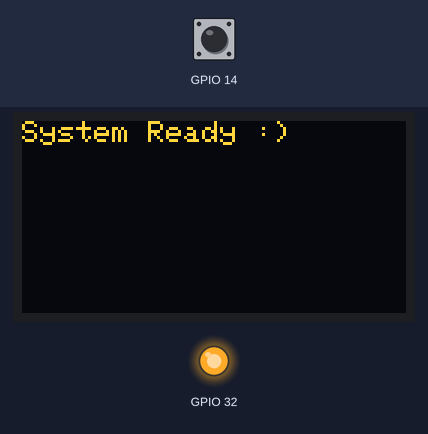
The sketch below on a simulated ESP32. Shown: 128×64 one-colour display, output pins drawn as LEDs (lit = HIGH). Inputs (shaded band) come from the test bench; at power-on: GPIO 14 HIGH. The OLED is the two-colour kind (top 16 rows yellow).

Above: at 1.2 s.
1.3 s: GPIO 14 pulled LOW for 0.15 s
At 1.9 s:
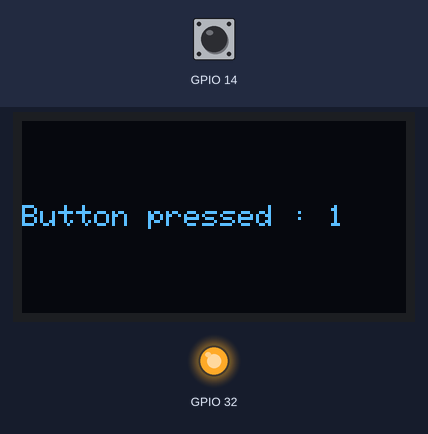
2.9 s: GPIO 14 pulled LOW for 1 s
At 4.3 s:
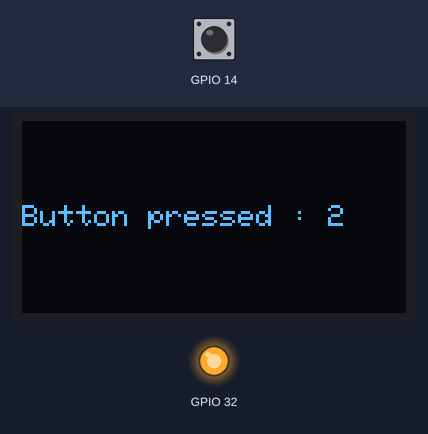
5.4 s: GPIO 14 pulled LOW for 0.15 s
7.0 s: GPIO 14 pulled LOW for 1 s
At 7.5 s:
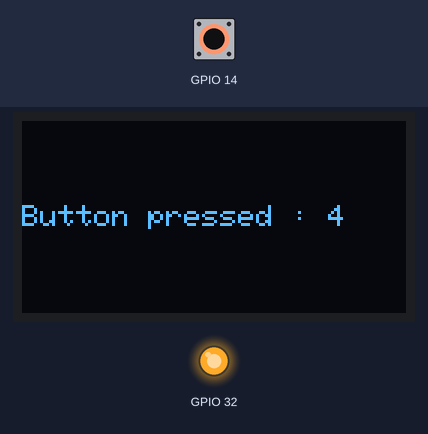
Timing chart, 0 to 10.0 s (numbered marks = the images above; inputs shaded):
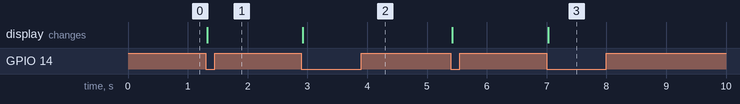

Measured:
- after the input at 1.3 s, the display: changes at once (image 1)
- after the input at 2.9 s, the display: changes at once (image 2)
- after the input at 7.0 s, the display: changes at once (image 3)

The sketch:

03_oled_button_isr.ino
```cpp
#include <Wire.h>
#include <Adafruit_GFX.h>
#include <Adafruit_SSD1306.h>

#define SCREEN_WIDTH 128
#define SCREEN_HEIGHT 64

Adafruit_SSD1306 display (SCREEN_WIDTH, SCREEN_HEIGHT, &Wire, -1);

volatile uint8_t press_count = 0;
volatile bool new_press = false;

//Debouncing
volatile unsigned long last_interrupt_time = 0;
const unsigned long DEBOUNCE_DELAY = 250; //ignore bounce for 250 milliseconds

void IRAM_ATTR button_isr()
{
  unsigned long current_time = millis();

  if (current_time - last_interrupt_time > DEBOUNCE_DELAY)
  {
    press_count++;
    new_press = true;
    last_interrupt_time = current_time;
  }
}

void setup()
{
  Serial.begin(115200);
  Wire.begin();

  if(!display.begin(SSD1306_SWITCHCAPVCC, 0x3C))
  {
    Serial.println("CANNOT INITIALIZE OLED");
    while(1);
  }

  display.clearDisplay();
  display.setTextColor(SSD1306_WHITE);
  display.setTextSize(1);
  display.setCursor(0, 0);
  display.print("System Ready :)");
  display.display();

  pinMode(14, INPUT_PULLUP);
  pinMode(32, OUTPUT);
  digitalWrite(32, HIGH);

  attachInterrupt(14, button_isr, FALLING);
}

void loop()
{
  if(new_press == true)
  {
    display.clearDisplay();
    display.setCursor(0, (SCREEN_HEIGHT-8)/2);
    display.print("Button pressed : ");
    display.print(press_count);
    display.display();

    new_press = false;
  }
}
```
